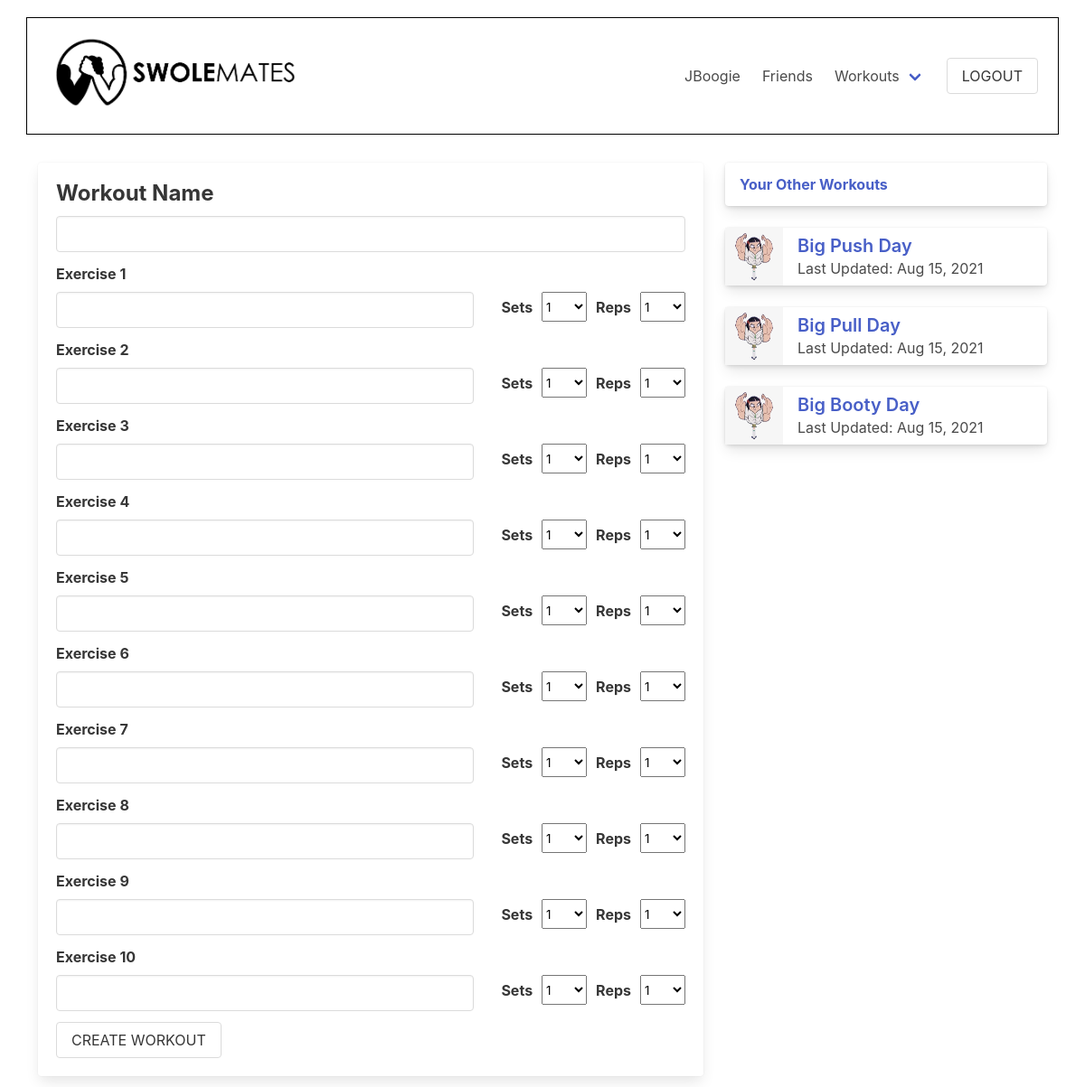
Page /swolemates/workout (signed in) on the committed database.
### swolemates_app/models.py (models this page shows, shortened)
class User(models.Model):
    first_name = models.CharField(max_length = 50)
    last_name = models.CharField(max_length = 50)
    username = models.CharField(max_length=45, unique=True)
    email = models.EmailField(unique=True)
    password = models.CharField(max_length = 60)
    profile_photo = models.ImageField(default='default.png', upload_to = "images/")
    bio = models.TextField(blank=True, null=True)
    fav_exercises = models.TextField(blank=True, null=True)
    objects = UserManager()
    friends = models.ManyToManyField('self', blank=True)
    created_at = models.DateTimeField(auto_now_add=True)
    updated_at = models.DateTimeField(auto_now=True)
    def __str__(self):
        return self.username

class Workout(models.Model):
    name = models.CharField(max_length=50)
    created_by = models.ForeignKey(User, related_name="workouts", on_delete=models.CASCADE)
    liked_by = models.ManyToManyField(User, related_name="liked_workouts", blank=True)
    objects = WorkoutManager()
    created_at = models.DateTimeField(auto_now_add=True)
    updated_at = models.DateTimeField(auto_now=True)

### swolemates_app/views.py (the view)
# urls.py: path('swolemates/workout', views.workout_form),
def workout_form(request):
    context={
        "user": User.objects.get(id=request.session['user_id']),
        "range": range(10)
    }
    return render(request, "workout_create.html", context)

### swolemates_app/templates/workout_create.html (shortened to what this page needs)
<!DOCTYPE html>
<html lang="en">
<head>
    <link rel="stylesheet" href="https://cdn.jsdelivr.net/npm/bulma@0.9.3/css/bulma.min.css">
    {% load static %}
    <link rel="stylesheet" href="{% static 'css/profile_edit.css' %}">
</head>
<body>
    <div id="wrapper">
        <nav class="navbar">
            <div class="navbar-brand">
                    <p class="title is-2 is-align-self-center" id="wtf"><a href="/swolemates"><img src="/media/SM_2.png" alt="swolemates logo" style="height: 100px;"></a></p>
            </div>
            <div class="navbar-menu navbar-end">
                <a href="/swolemates/user/{{user.username}}" class="navbar-item">
                    {{user.username}}
                </a>
                <a href="/swolemates/user/{{user.username}}/friends" class="navbar-item">
                    Friends
                </a>
                <div class="navbar-item has-dropdown is-hoverable">
                    <a href="/swolemates/user/{{user.username}}/workouts" class="navbar-link">
                        Workouts
                    </a>
                </div>
                <div class="navbar-item">
                    <form action="/logout" method="POST">
                        <input type="submit" value="LOGOUT" class="button" id="logout">
                    </form>
                </div>
            </div>
        </nav>
        <div class="tile">
            <div class="tile is-parent is-8">
                <div class="tile is-child is-12 card" id="create-workout-form">
                    <form action="workout/create" method="POST">
                        <div class="field">
                            <label for="workout_name" class="label title is-4">Workout Name</label>
                            <input type="text" name="workout_name" class="input">
                        </div>
                        {% for i in range %}
                        <label for="name{{ forloop.counter }}" class="label">Exercise {{forloop.counter}}</label>
                        <div class="field is-grouped is-align-content-center">
                            <input type="text" name="name{{ forloop.counter }}" class="input">
                            <label for="sets{{ forloop.counter }}" class="label" id="space-word">Sets</label>
                            <select name="sets{{ forloop.counter }}" class="select" id="space">
                                <option value="1" selected>1</option>
                            </select>
                            <label for="reps{{ forloop.counter }}" id="space-word" class="label">Reps</label>
                            <select name="reps{{ forloop.counter }}" class="select" id="space">
                                <option value="1" selected>1</option>
                            </select>
                        </div>
                        {% endfor %}
                        <input type="submit" value="CREATE WORKOUT" class="button">
                    </form>
                </div>
            </div>
            <div class="tile is-parent is-vertical">
                <div class="tile is-child is-12">
                    <div class="card">
                        <header class="card-header">
                            <p class="card-header-title"><a href="/swolemates/user/{{user.username}}/workouts">Your Other Workouts</a></p>
                        </header>
                        </div>
                </div>
                {% for workout in user.workouts.all %}
                    <div class="tile is-child is-12">
                        <div class="card">
                            <header class="card-header">
                                <div class="media is-align-items-center">
                                    <div class="media-left">
                                        <img src="/media/{{workout.created_by.profile_photo}}" alt="{{workout.created_by}}'s profile pic" class="image is-64x64">
                                    </div>
                                    <div class="media-content">
                                        <p class="title is-5"><a href="/swolemates/workout/{{workout.id}}">{{workout.name}}</a></p>
                                        <p class="subtitle is-6">Last Updated: {{workout.updated_at|date:"M d, Y"}}</p>
                                    </div>
                                </div>
                            </header>
                        </div>
                    </div>
                {% endfor %}
            </div>
        </div>
    </div>
</body>
</html>

### swolemates_app/static/css/profile_edit.css (style rules this page uses)
* { margin: 0px; padding: 0px; }
#wrapper { width: 95%; margin: auto; }
#wtf { margin-bottom: 0px; padding-bottom: 0px; }
nav { margin: 20px auto; padding: 10px; outline: 1px solid black; }
#space { margin-left: 10px; min-width: 50px; }
#space-word { margin-left: 10px; padding-top: 5px; }
#create-workout-form { padding: 20px; max-height: 600px; overflow: scroll; }
.is-grouped input { margin-right: 20px; }

### rows in the picture
User: username "JBoogie"
Workout: created_by.profile_photo (picture), name "Big Push Day", updated_at "Aug 15, 2021"
Workout: created_by.profile_photo (picture), name "Big Pull Day", updated_at "Aug 15, 2021"
Workout: created_by.profile_photo (picture), name "Big Booty Day", updated_at "Aug 15, 2021"
